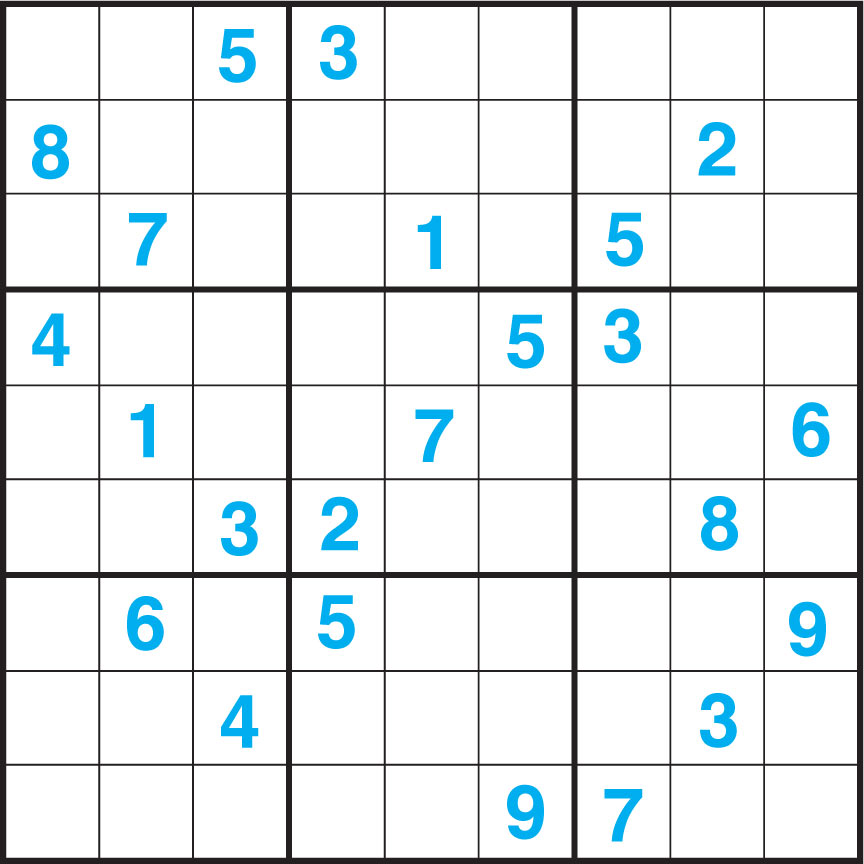
#> input picture Laba_7/7_1.jpg, 864 x 864 px, found by its file name
$ python task_1.py
#> lines starting #> are read from the running program, lines starting #| are printed output that depends on the picture
import cv2, sys, math
import numpy as np

def save_or_break(img, path): # Сохранение
    key=cv2.waitKey(0)
    if key == 121: # Нажали Y - сохранить
        cv2.imwrite(path,img)
    elif key==27: # Нажали ESC - выйти
        cv2.destroyAllWindows()
        sys.exit(1)

def draw_line(rho, theta, img, color=(0, 0, 255),
              thickness=1, lineType=cv2.LINE_AA):
    cos_t = math.cos(theta)
    sin_t = math.sin(theta)
    x0 = cos_t * rho
    y0 = sin_t * rho
    pt1 = int(x0 - 1000 * sin_t), int(y0 + 1000 * cos_t)
    pt2 = int(x0 + 1000 * sin_t), int(y0 - 1000 * cos_t)
    cv2.line(img, pt1, pt2, color, thickness, lineType)

img = cv2.imread('Laba_7\\7_1.jpg', cv2.IMREAD_COLOR)
#> img is the input picture: shape (864, 864, 3); mean B, G, R 236.2, 234.1, 228.7
window = 'image'
cv2.namedWindow(window,cv2.WINDOW_AUTOSIZE)

img = cv2.copyMakeBorder(img, 10, 10, 10, 10, cv2.BORDER_CONSTANT,value=(255,255,255))
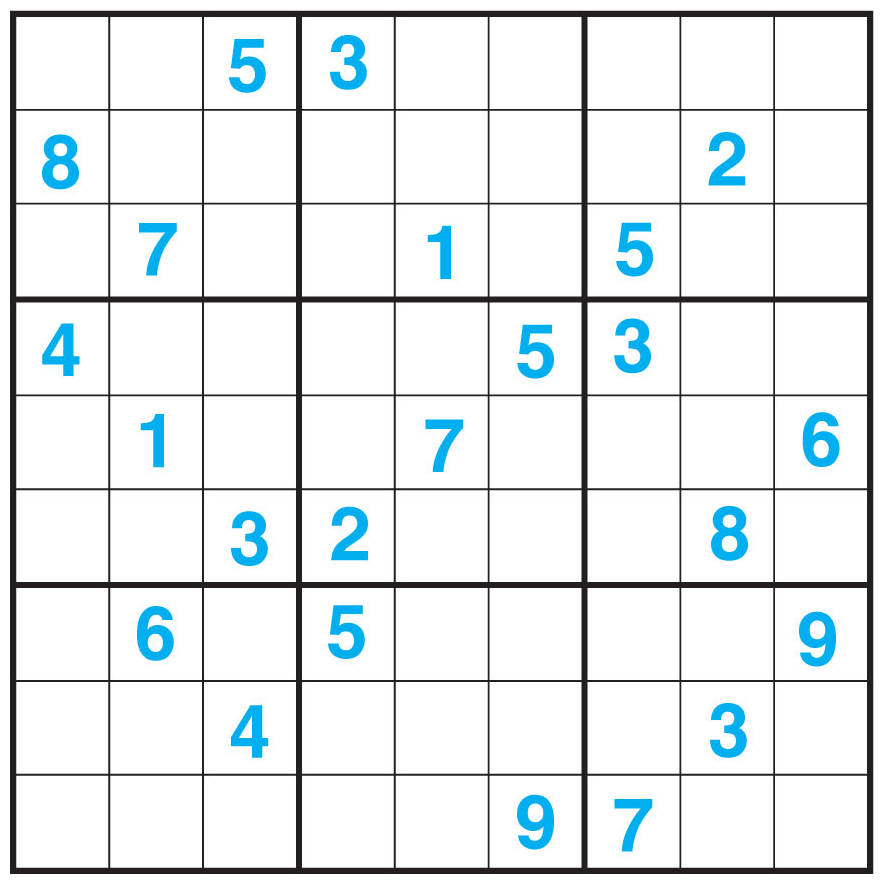
#> img: shape (884, 884, 3); mean B, G, R 237.1, 235, 229.9
img_t = cv2.cvtColor(img,cv2.COLOR_BGR2GRAY)
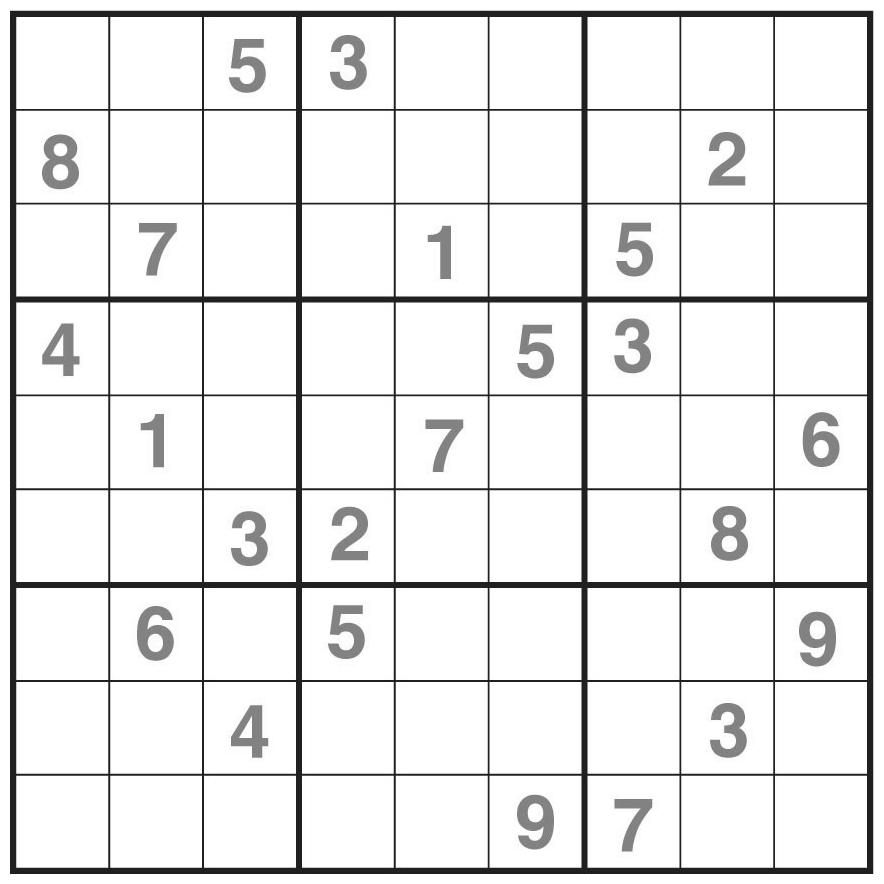
#> img_t: shape (884, 884); min 6, max 255, mean 233.7
img_t = cv2.Canny(img, 50, 150)
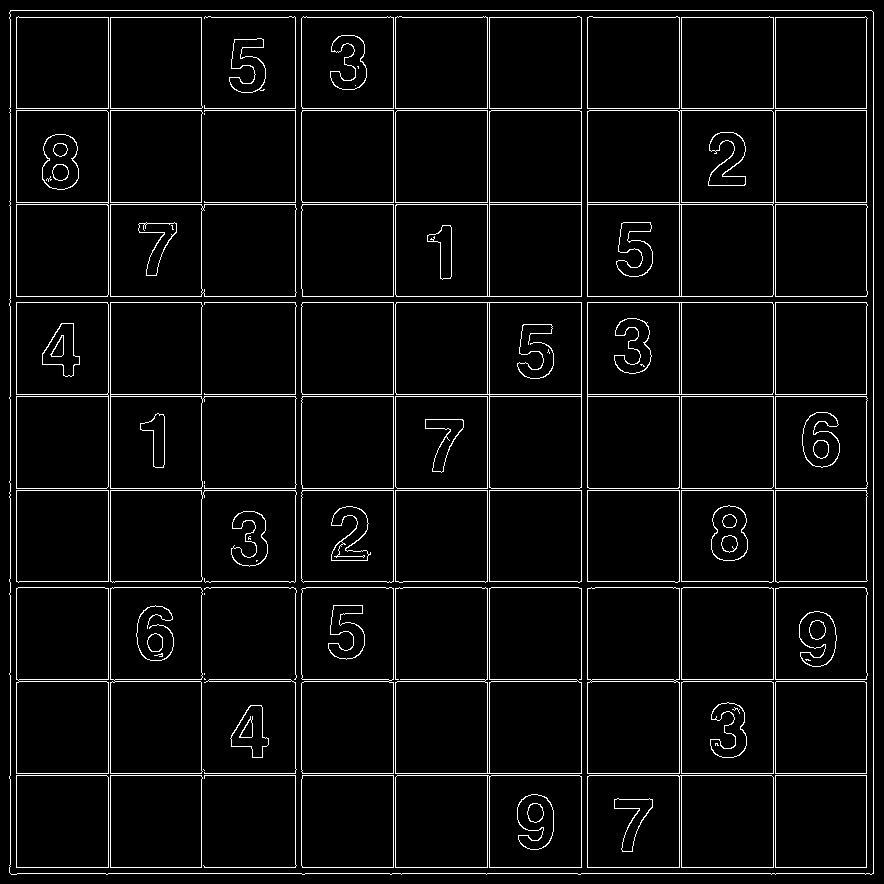
#> img_t: shape (884, 884); 4.9% white in thin lines or dots
lines = cv2.HoughLines(img_t, 1,math.pi/4, 150)
#> lines = 39 rows, first 8: [873, 0], [10, 1.57], [873, 1.57], [110, 0], [773, 1.57], [16, 0], [393, 0], [487, 0]

for i in range(0, len(lines)):
     draw_line(lines[i,0,0],lines[i,0,1], img, thickness=7, color=(255,255,255))
#> this loop made 39 passes
#> (cos_t in draw_line, sin_t in draw_line, x0 in draw_line, y0 in draw_line, pt1 in draw_line, pt2 in draw_line) on passes 1 to 12: (1, 0, 873, 0, (873, 1000), (873, -1000)), (-4.37e-08, 1, -4.37e-07, 10, (-1000, 9), (999, 10)), (-4.37e-08, 1, -3.82e-05, 873, (-1000, 872), (999, 873)), (1, 0, 110, 0, (110, 1000), (110, -1000)), (-4.37e-08, 1, -3.38e-05, 773, (-1000, 772), (999, 773)), (1, 0, 16, 0, (16, 1000), (16, -1000)), (1, 0, 393, 0, (393, 1000), (393, -1000)), (1, 0, 487, 0, (487, 1000), (487, -1000)), (1, 0, 681, 0, (681, 1000), (681, -1000)), (1, 0, 775, 0, (775, 1000), (775, -1000)), (-4.37e-08, 1, -4.72e-06, 108, (-1000, 107), (999, 108)), (-4.37e-08, 1, -8.83e-06, 202, (-1000, 201), (999, 202))

cv2.imshow(window, img)
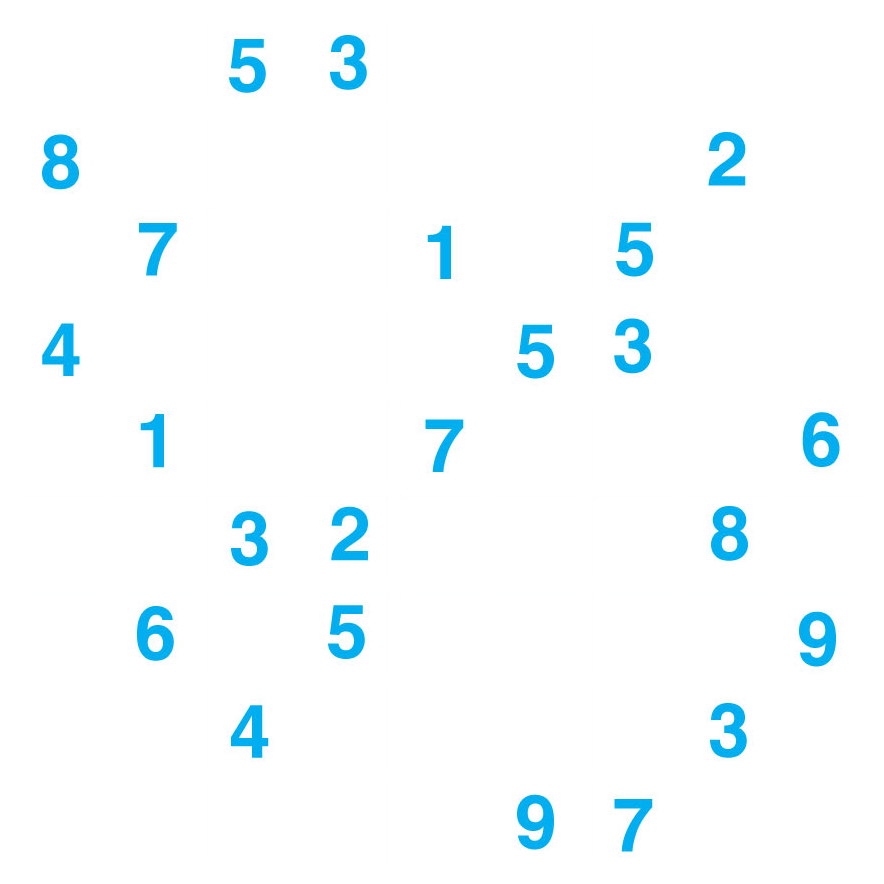
#> window 'image': shape (884, 884, 3); mean B, G, R 254.4, 252.4, 247
save_or_break(img, 'Photo\\7-1.png')
#> (key Esc is pressed here)
#> (the run stopped early here; a loop or call above may not have finished)
